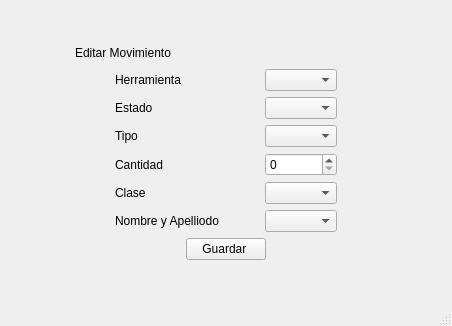
<?xml version="1.0" encoding="UTF-8"?>
<ui version="4.0">
 <class>MainWindow</class>
 <widget class="QMainWindow" name="MainWindow">
  <property name="geometry">
   <rect>
    <x>0</x>
    <y>0</y>
    <width>452</width>
    <height>326</height>
   </rect>
  </property>
  <property name="windowTitle">
   <string>MainWindow</string>
  </property>
  <widget class="QWidget" name="centralwidget">
   <widget class="QWidget" name="gridLayoutWidget">
    <property name="geometry">
     <rect>
      <x>0</x>
      <y>0</y>
      <width>451</width>
      <height>303</height>
     </rect>
    </property>
    <layout class="QGridLayout" name="gridLayout">
     <item row="1" column="2">
      <spacer name="horizontalSpacer_9">
       <property name="orientation">
        <enum>Qt::Horizontal</enum>
       </property>
       <property name="sizeHint" stdset="0">
        <size>
         <width>40</width>
         <height>20</height>
        </size>
       </property>
      </spacer>
     </item>
     <item row="1" column="0">
      <spacer name="horizontalSpacer_10">
       <property name="orientation">
        <enum>Qt::Horizontal</enum>
       </property>
       <property name="sizeHint" stdset="0">
        <size>
         <width>40</width>
         <height>20</height>
        </size>
       </property>
      </spacer>
     </item>
     <item row="1" column="1">
      <widget class="QLabel" name="label_6">
       <property name="styleSheet">
        <string notr="true">*{
    font-family: 'Oswald', sans-serif;
    font-weight: 400;
}

QMenuBar{
    background-color: #293045;
    padding: 0;    
    font-size: 14px;
    color:white;
}

QMenuBar:item{
    padding: 17px;
    border-radius: 10px;

}

QTableWidget{ 
    font-size:11pt;
    font-weight: 400;
}

QMenuBar:item:selected{
    background-color: #768AC5;
    color:black;
    border-radius: 5px;
    margin: 10px;
}

QMenu{
    background-color: #293045;

    color: white;
}

QMenu:item{
    padding: 5px;
    border-radius: 5px;
}

QMenu:item:selected{
    background-color: #768AC5;
    color:white;

}
Qmenu#icon{
   icon:size 40px; 
    
}


QRadioButton:indicator{
    border-style: solid;
    border-color:  #293045;
    border-radius: 6%;
    border-width:  2px;
    background-color: #BABFCE;
}
QRadioButton::indicator:checked{
    background-color: #768AC5;
}

#label{
    font-size: 35px;
}

#usuariosLabel{
    font-size: 14px;
}

#contraseALabel{
    font-size: 14px;
}

#usuariosLineEdit{
    width: 170px;
    height: 20px;
    border-radius: 10px;
}

#passwordLineEdit{
    width: 170px;
    height: 20px;
    border-radius: 10px;
}

#labelprofesores{
    font-size: 26px;
}

QLineEdit{
    border-radius: 5px;
    background-color: #BABFCE;
    
}

#title{
    width: 100px;
    height: 200px;
}



QPushButton{
    border-color:#293045;
    border-style: solid;
    border-width: 1px;
    border-radius: 6px;
    background-color: #293045;
    color:#ffffff;
    padding: 3px 8px;

}
QPushButton:hover{
    background-color:#768AC5;
    color:#293045;
}
QPushButton:pressed {
    background-color: #293045;

}

#pushButton_5{
    padding: 10px;
    background-color: #768AC5;
    border-radius: 15%;
}
#Label_6{
	font-size: 20px;
}</string>
       </property>
       <property name="text">
        <string>Editar Movimiento</string>
       </property>
      </widget>
     </item>
     <item row="3" column="1">
      <layout class="QHBoxLayout" name="horizontalLayout_3">
       <item>
        <spacer name="horizontalSpacer_7">
         <property name="orientation">
          <enum>Qt::Horizontal</enum>
         </property>
         <property name="sizeHint" stdset="0">
          <size>
           <width>40</width>
           <height>20</height>
          </size>
         </property>
        </spacer>
       </item>
       <item>
        <widget class="QPushButton" name="pushButton">
         <property name="text">
          <string>Guardar </string>
         </property>
        </widget>
       </item>
       <item>
        <spacer name="horizontalSpacer_8">
         <property name="orientation">
          <enum>Qt::Horizontal</enum>
         </property>
         <property name="sizeHint" stdset="0">
          <size>
           <width>40</width>
           <height>20</height>
          </size>
         </property>
        </spacer>
       </item>
      </layout>
     </item>
     <item row="4" column="1">
      <spacer name="verticalSpacer_3">
       <property name="orientation">
        <enum>Qt::Vertical</enum>
       </property>
       <property name="sizeHint" stdset="0">
        <size>
         <width>20</width>
         <height>40</height>
        </size>
       </property>
      </spacer>
     </item>
     <item row="2" column="1">
      <layout class="QHBoxLayout" name="horizontalLayout_2">
       <item>
        <spacer name="horizontalSpacer_4">
         <property name="orientation">
          <enum>Qt::Horizontal</enum>
         </property>
         <property name="sizeHint" stdset="0">
          <size>
           <width>40</width>
           <height>20</height>
          </size>
         </property>
        </spacer>
       </item>
       <item>
        <layout class="QVBoxLayout" name="verticalLayout_2">
         <item>
          <widget class="QLabel" name="label_7">
           <property name="text">
            <string>Herramienta </string>
           </property>
          </widget>
         </item>
         <item>
          <widget class="QLabel" name="label_8">
           <property name="text">
            <string>Estado</string>
           </property>
          </widget>
         </item>
         <item>
          <widget class="QLabel" name="label_2">
           <property name="text">
            <string>Tipo</string>
           </property>
          </widget>
         </item>
         <item>
          <widget class="QLabel" name="label_3">
           <property name="text">
            <string>Cantidad </string>
           </property>
          </widget>
         </item>
         <item>
          <widget class="QLabel" name="label">
           <property name="text">
            <string>Clase</string>
           </property>
          </widget>
         </item>
         <item>
          <widget class="QLabel" name="label_9">
           <property name="text">
            <string>Nombre y Apelliodo</string>
           </property>
          </widget>
         </item>
        </layout>
       </item>
       <item>
        <spacer name="horizontalSpacer_5">
         <property name="orientation">
          <enum>Qt::Horizontal</enum>
         </property>
         <property name="sizeHint" stdset="0">
          <size>
           <width>40</width>
           <height>20</height>
          </size>
         </property>
        </spacer>
       </item>
       <item>
        <layout class="QVBoxLayout" name="verticalLayout_4">
         <item>
          <widget class="QComboBox" name="comboBox"/>
         </item>
         <item>
          <widget class="QComboBox" name="comboBox_3"/>
         </item>
         <item>
          <widget class="QComboBox" name="comboBox_5"/>
         </item>
         <item>
          <widget class="QSpinBox" name="spinBox"/>
         </item>
         <item>
          <widget class="QComboBox" name="comboBox_4"/>
         </item>
         <item>
          <widget class="QComboBox" name="comboBox_2"/>
         </item>
        </layout>
       </item>
       <item>
        <spacer name="horizontalSpacer_6">
         <property name="orientation">
          <enum>Qt::Horizontal</enum>
         </property>
         <property name="sizeHint" stdset="0">
          <size>
           <width>40</width>
           <height>20</height>
          </size>
         </property>
        </spacer>
       </item>
      </layout>
     </item>
     <item row="0" column="1">
      <spacer name="verticalSpacer">
       <property name="orientation">
        <enum>Qt::Vertical</enum>
       </property>
       <property name="sizeHint" stdset="0">
        <size>
         <width>20</width>
         <height>40</height>
        </size>
       </property>
      </spacer>
     </item>
    </layout>
   </widget>
  </widget>
  <widget class="QMenuBar" name="menubar">
   <property name="geometry">
    <rect>
     <x>0</x>
     <y>0</y>
     <width>452</width>
     <height>21</height>
    </rect>
   </property>
  </widget>
  <widget class="QStatusBar" name="statusbar"/>
 </widget>
 <resources/>
 <connections/>
</ui>
